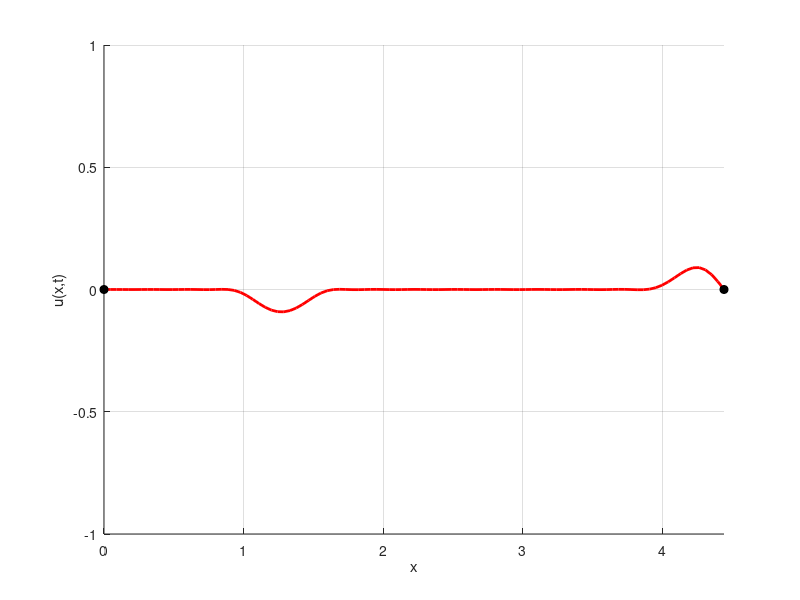

The MATLAB script that drew this image:
function stringFourie02
    clf; clf
    L=pi*sqrt(2); a=1/2;
    x=0:L/100:L;
    t0=0; tmax=30;
    t=t0:(tmax-t0)/100:tmax;
    
    function y=phi(x)
        for i=1:length(x)
            if 1<x(i) && x(i)<2
                y(i)=10*exp(4/((2*x(i)-3)^2-1));
            else
                y(i)=0;
            end
        end
        %y=sin(2*x*sqrt(2));
        %y=0;
    end

    function y=psi(x)
        y=0;
        %y=sin(2*x*sqrt(2));
    end

    function y=fourieru(x,t)
        y=0;
        for k=1:30
            Xk=sin(k*pi*x/L);
            Ak=(2/L)*trapz(x,phi(x).*Xk);
            Bk=2/(a*k*pi)*trapz(x,psi(x).*Xk);
            Tk=Ak*cos(a*k*pi*t/L)+Bk*cos(a*k*pi*t/L);
            
            y=y+Tk*Xk;
        end
    end

    for n=1:length(t)
        clf
        hold on
        y=fourieru(x,t(n));
        plot(x,y,'LineWidth',2,'Color','r');
        plot(0,y(1),'ko','MarkerFaceColor',[0 0 0]);
        plot(L,y(length(y)),'ko','MarkerFaceColor',[0 0 0]);
        xlabel('x');
        ylabel('u(x,t)');
        axis([0 L -1 1]);
        grid on
        M(n)=getframe;
    end
    
    %movie(M,2);
end
    
